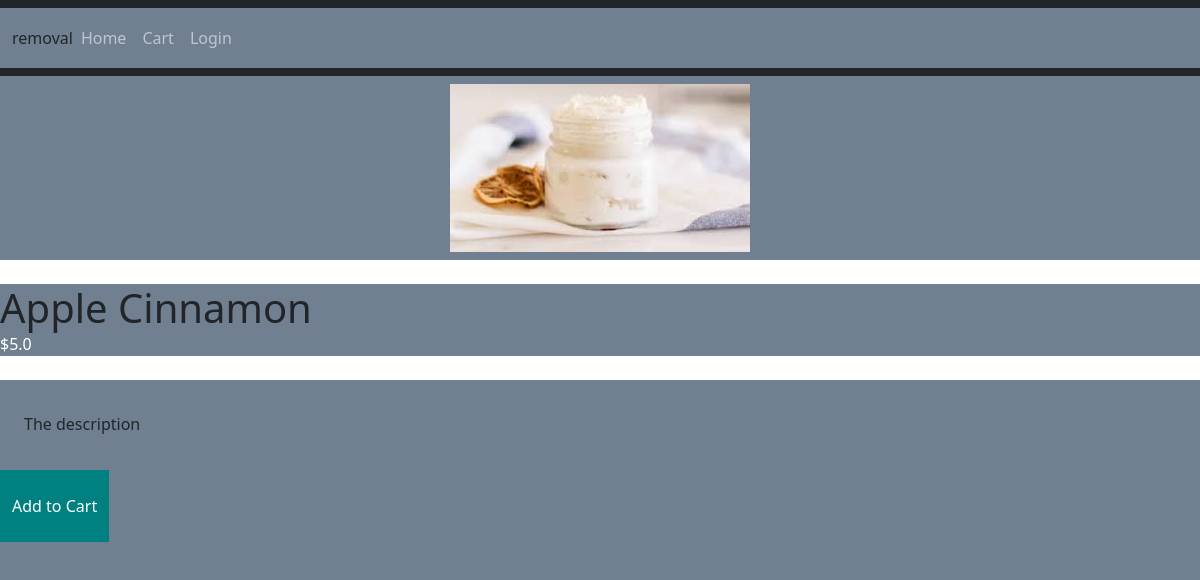
Screenshot of /lotions/apple_cinnamon/ with the database file from the repository.
### store/models.py (models this page shows, shortened)
class Product(models.Model):
    user = models.ForeignKey(User, related_name='products', on_delete=models.CASCADE)
    category = models.ForeignKey(Category, related_name='products', on_delete=models.CASCADE)
    title = models.CharField(max_length=50)
    slug = models.SlugField(max_length=50)
    description = models.TextField(blank=True)
    price = models.IntegerField()
    image = models.ImageField(upload_to='uploads/product_images/', blank=True, null=True)
    thumbnail = models.ImageField(upload_to='uploads/product_images/thumbnail/', blank=True, null=True)
    created_at = models.DateTimeField(auto_now_add=True)
    updated_at = models.DateTimeField(auto_now=True)
    class Meta:
        ordering = ('-created_at',)
    def get_display_price(self):
        return self.price / 100

### store/views.py (the view)
# urls.py: path('<slug:category_slug>/<slug:slug>/', views.product_detail, name='product_detail'),
def product_detail(request, category_slug, slug):
    product = get_object_or_404(Product, slug=slug)
    return render(request, 'product_detail.html', {
        'product': product
    })

### store/templates/product_detail.html (shortened to what this page needs)
    {% extends 'base.html' %}
    {% load static %}
    {% block content %}
        {% if product.image %}
        <div class="image-wrapper mb-4">
            <img src="{{ product.image.url }}" alt="Image of {{ product.title }}" class="product-image">
        </div>
        {% endif %}
        <h1>{{ product.title }}</h1>
        <p class="text-xs text-white price-tag">
            ${{ product.get_display_price }}
        </p>
    {% if product.description %}
    <div class="description-wrapper mt-4 bg-gray-200 px-4 py-2">
        <p class="mt-4 Description-Text">
            {{ product.description }}
        </p>
    </div>
    {% endif %}
    <div>
        <a href="{% url 'add_to_cart' product.id %}" class="inline-block px-8 py-4 bg-teal-500 text-white Add-Cart">Add to Cart</a>
    </div>
    {% endblock %}

### core/static/css/style.css (style rules this page uses)
* { background-color: slategray; margin: 0; padding: 0; box-sizing: border-box; }
a { display: inline-block; margin: 10px 0; padding: 8px 12px; color: white; text-decoration: none; }
h1 { margin-bottom: 0; padding-bottom: 0; border-bottom: none; }
a.Add-Cart { display: inline-block; margin-top: 10px; padding: 8px 12px; background-color: teal; color: white; text-decoration: none; }
.product-image { max-width: 100%; height: auto; display: block; margin: 0 auto; }
.image-wrapper { margin-bottom: 10px; background-color: slategray; padding: 8px; }

### rows the page displays
Product: image (picture), title "Apple Cinnamon", get_display_price "5.0", description "The description"
